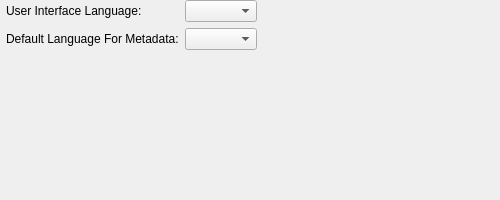
<?xml version="1.0" encoding="UTF-8"?>
<ui version="4.0">
 <class>LanguageWidget</class>
 <widget class="QWidget" name="LanguageWidget">
  <property name="geometry">
   <rect>
    <x>0</x>
    <y>0</y>
    <width>500</width>
    <height>200</height>
   </rect>
  </property>
  <property name="windowTitle">
   <string>Language</string>
  </property>
  <layout class="QVBoxLayout" name="verticalLayout">
   <property name="leftMargin">
    <number>6</number>
   </property>
   <property name="topMargin">
    <number>0</number>
   </property>
   <property name="rightMargin">
    <number>0</number>
   </property>
   <property name="bottomMargin">
    <number>0</number>
   </property>
   <item>
    <layout class="QHBoxLayout" name="horizontalLayout" stretch="0,0">
     <item>
      <layout class="QGridLayout" name="gridLayout">
       <item row="0" column="0">
        <widget class="QLabel" name="label_ui">
         <property name="toolTip">
          <string>You must restart Sigil after changing the User Interface language.

If a translation for specific word or phrase is not available it will be displayed in English.

Use Preferences-&gt;Spellcheck Dictionaries to set the Spellcheck dictionary.</string>
         </property>
         <property name="text">
          <string>User Interface Language:</string>
         </property>
        </widget>
       </item>
       <item row="0" column="1">
        <widget class="QComboBox" name="cbUILanguage">
         <property name="focusPolicy">
          <enum>Qt::WheelFocus</enum>
         </property>
        </widget>
       </item>
       <item row="1" column="0">
        <widget class="QLabel" name="label_metaeditor">
         <property name="toolTip">
          <string>Set the default language used by the Metadata Editor for new books.</string>
         </property>
         <property name="text">
          <string>Default Language For Metadata:</string>
         </property>
        </widget>
       </item>
       <item row="1" column="1">
        <widget class="QComboBox" name="cbMetadataLanguage">
         <property name="focusPolicy">
          <enum>Qt::WheelFocus</enum>
         </property>
        </widget>
       </item>
      </layout>
     </item>
     <item>
      <spacer name="horizontalSpacer">
       <property name="orientation">
        <enum>Qt::Horizontal</enum>
       </property>
       <property name="sizeHint" stdset="0">
        <size>
         <width>40</width>
         <height>20</height>
        </size>
       </property>
      </spacer>
     </item>
    </layout>
   </item>
   <item>
    <spacer name="verticalSpacer">
     <property name="orientation">
      <enum>Qt::Vertical</enum>
     </property>
     <property name="sizeHint" stdset="0">
      <size>
       <width>20</width>
       <height>100</height>
      </size>
     </property>
    </spacer>
   </item>
  </layout>
 </widget>
 <resources/>
 <connections/>
</ui>
